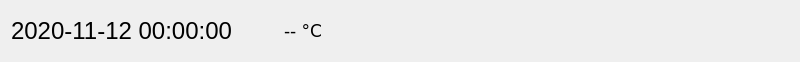
<?xml version="1.0" encoding="UTF-8"?>
<ui version="4.0">
 <class>Status</class>
 <widget class="QWidget" name="Status">
  <property name="geometry">
   <rect>
    <x>0</x>
    <y>0</y>
    <width>800</width>
    <height>58</height>
   </rect>
  </property>
  <property name="windowTitle">
   <string>Form</string>
  </property>
  <property name="styleSheet">
   <string notr="true"/>
  </property>
  <layout class="QGridLayout" name="gridLayout">
   <item row="0" column="1">
    <widget class="QLabel" name="label_2">
     <property name="minimumSize">
      <size>
       <width>40</width>
       <height>40</height>
      </size>
     </property>
     <property name="maximumSize">
      <size>
       <width>40</width>
       <height>40</height>
      </size>
     </property>
     <property name="text">
      <string/>
     </property>
    </widget>
   </item>
   <item row="0" column="0">
    <widget class="QLabel" name="label_time">
     <property name="minimumSize">
      <size>
       <width>0</width>
       <height>40</height>
      </size>
     </property>
     <property name="maximumSize">
      <size>
       <width>16777215</width>
       <height>40</height>
      </size>
     </property>
     <property name="font">
      <font>
       <pointsize>18</pointsize>
      </font>
     </property>
     <property name="styleSheet">
      <string notr="true"/>
     </property>
     <property name="text">
      <string>2020-11-12 00:00:00</string>
     </property>
    </widget>
   </item>
   <item row="0" column="3">
    <spacer name="horizontalSpacer">
     <property name="orientation">
      <enum>Qt::Horizontal</enum>
     </property>
     <property name="sizeHint" stdset="0">
      <size>
       <width>40</width>
       <height>20</height>
      </size>
     </property>
    </spacer>
   </item>
   <item row="0" column="2">
    <widget class="QLabel" name="label_temp">
     <property name="minimumSize">
      <size>
       <width>75</width>
       <height>40</height>
      </size>
     </property>
     <property name="maximumSize">
      <size>
       <width>16777215</width>
       <height>40</height>
      </size>
     </property>
     <property name="font">
      <font>
       <family>Bitstream Vera Sans</family>
       <pointsize>13</pointsize>
      </font>
     </property>
     <property name="text">
      <string>-- °C</string>
     </property>
    </widget>
   </item>
  </layout>
 </widget>
 <resources/>
 <connections/>
</ui>
